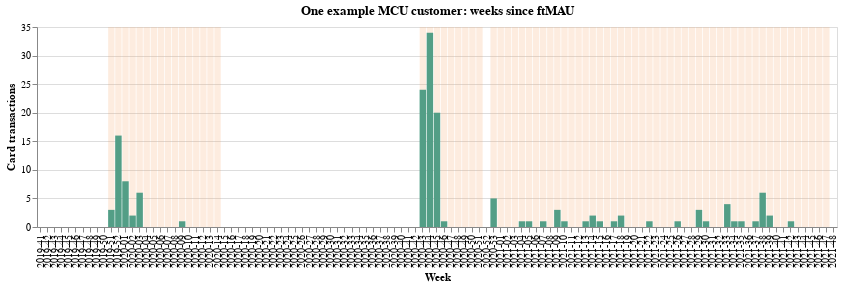

The notebook cell saved with this chart:
### Markdown cell above
## 1. Basic introduction to MCU <a name="1"></a>
Monthly card user (MCU) is a metric that displays customers who are active card users on a monthly basis. The metric can be directly comparable with monthly active user (MAU) because it is built with the same parameters. Anyone who understands the MAU concept should find MCU easy, because it's exactly the same, but just limited to card transactions.

### 1.1. Term definitions <a name="11"></a>

- **MCU** - monthly card user. A customer who has made at least one card transaction in the past 35 days.
- **ftMAU** - first time MAU. A customer who topped up. First time MAU is always a topup of the account. This is important in this context, because a customer who topped up becomes ready to use their card.
- **Activity period** - a stretch of time, where the customer had an MCU status. During this time the customer must have at least one card transaction every 35 days. Note that the activity period ends 35 days after the last transaction.
- **Card transaction** - a card transaction for MCU is an Authorisation Attempt (AA). We take AAs because of several reasons: AA shows customer agreement to pay, therefore marks activity; AA timestamp is closer to the actual transaction time than PT; MAU is also based on AA transactions, so it allows equal comparison of these two.
- **MCU/lifespan ratio** - the percentage of time one customer spends with an MCU status.

### 1.2. Customer example <a name="12"></a>
Below you can see one example of a customer and his MCU status. Orange color indicates weeks when the customer was an MCU. Green bars display the card transactions this customer made. This chart spans during the whole lifetime of the customer - (s)he joined N26 on week 2019-41 and made their first card transaction on week 2019-51.

### Code cell
base = alt.Chart(customer_example_1).encode(x=alt.X("week:O", title="Week"))

activity_bar = base.mark_bar(color="#f4a261", opacity=0.2).encode(
    y=alt.Y("mcu:Q", axis=None)
)

tx_bar = base.mark_bar(color="#2a9d8f", opacity=1).encode(
    y=alt.Y("card_transactions:Q", title="Card transactions")
)


alt.layer(tx_bar, activity_bar).properties(
    width=800, height=200, title="One example MCU customer: weeks since ftMAU"
).resolve_scale(y="independent")

### Figure 1 — Vega-Lite specification as saved in the notebook (floating-point values rounded to 4 significant figures)
{"config": {"view": {"continuousWidth": 400, "continuousHeight": 300}}, "layer": [{"mark": {"type": "bar", "color": "#2a9d8f", "opacity": 1}, "encoding": {"x": {"type": "ordinal", "field": "week", "title": "Week"}, "y": {"type": "quantitative", "field": "card_transactions", "title": "Card transactions"}}}, {"mark": {"type": "bar", "color": "#f4a261", "opacity": 0.2}, "encoding": {"x": {"type": "ordinal", "field": "week", "title": "Week"}, "y": {"type": "quantitative", "axis": null, "field": "mcu"}}}], "data": {"name": "data-2128920ec3f33ee136413ba5d9543345"}, "height": 200, "resolve": {"scale": {"y": "independent"}}, "title": "One example MCU customer: weeks since ftMAU", "width": 800, "$schema": "https://vega.github.io/schema/vega-lite/v4.8.1.json", "datasets": {"data-2128920ec3f33ee136413ba5d9543345": [{"week": "2019-43", "mcu": 0, "card_transactions": 0}, {"week": "2021-19", "mcu": 1, "card_transactions": 0}, {"week": "2020-01", "mcu": 1, "card_transactions": 8}, {"week": "2020-42", "mcu": 0, "card_transactions": 0}, {"week": "2021-16", "mcu": 1, "card_transactions": 0}, {"week": "2021-29", "mcu": 1, "card_transactions": 3}, {"week": "2020-06", "mcu": 1, "card_transactions": 0}, {"week": "2020-46", "mcu": 1, "card_transactions": 1}, {"week": "2020-38", "mcu": 0, "card_transactions": 0}, {"week": "2021-45", "mcu": 1, "card_transactions": 0}, {"week": "2021-08", "mcu": 1, "card_transactions": 0}, {"week": "2020-30", "mcu": 0, "card_transactions": 0}, {"week": "2021-06", "mcu": 1, "card_transactions": 0}, {"week": "2021-11", "mcu": 1, "card_transactions": 0}, {"week": "2020-39", "mcu": 0, "card_transactions": 0}, {"week": "2020-03", "mcu": 1, "card_transactions": 6}, {"week": "2020-04", "mcu": 1, "card_transactions": 0}, {"week": "2021-24", "mcu": 1, "card_transactions": 0}, {"week": "2021-42", "mcu": 1, "card_transactions": 1}, {"week": "2019-48", "mcu": 0, "card_transactions": 0}, {"week": "2021-27", "mcu": 1, "card_transactions": 0}, {"week": "2020-09", "mcu": 1, "card_transactions": 1}, {"week": "2021-12", "mcu": 1, "card_transactions": 0}, {"week": "2020-36", "mcu": 0, "card_transactions": 0}, {"week": "2021-33", "mcu": 1, "card_transactions": 4}, {"week": "2021-18", "mcu": 1, "card_transactions": 2}, {"week": "2021-35", "mcu": 1, "card_transactions": 1}, {"week": "2020-51", "mcu": 1, "card_transactions": 0}, {"week": "2020-22", "mcu": 0, "card_transactions": 0}, {"week": "2020-31", "mcu": 0, "card_transactions": 0}, {"week": "2021-36", "mcu": 1, "card_transactions": 0}, {"week": "2021-17", "mcu": 1, "card_transactions": 1}, {"week": "2020-16", "mcu": 0, "card_transactions": 0}, {"week": "2021-04", "mcu": 1, "card_transactions": 1}, {"week": "2020-44", "mcu": 1, "card_transactions": 34}, {"week": "2021-37", "mcu": 1, "card_transactions": 1}, {"week": "2020-53", "mcu": 1, "card_transactions": 5}, {"week": "2021-26", "mcu": 1, "card_transactions": 1}, {"week": "2021-46", "mcu": 1, "card_transactions": 0}, {"week": "2020-47", "mcu": 1, "card_transactions": 0}, {"week": "2021-32", "mcu": 1, "card_transactions": 0}, {"week": "2020-08", "mcu": 1, "card_transactions": 0}, {"week": "2020-11", "mcu": 1, "card_transactions": 0}, {"week": "2021-13", "mcu": 1, "card_transactions": 1}, {"week": "2020-40", "mcu": 0, "card_transactions": 0}, {"week": "2020-19", "mcu": 0, "card_transactions": 0}, {"week": "2021-41", "mcu": 1, "card_transactions": 0}, {"week": "2021-34", "mcu": 1, "card_transactions": 1}, {"week": "2021-23", "mcu": 1, "card_transactions": 0}, {"week": "2021-47", "mcu": 1, "card_transactions": 0}, {"week": "2019-44", "mcu": 0, "card_transactions": 0}, {"week": "2019-49", "mcu": 0, "card_transactions": 0}, {"week": "2020-14", "mcu": 1, "card_transactions": 0}, {"week": "2020-34", "mcu": 0, "card_transactions": 0}, {"week": "2019-52", "mcu": 1, "card_transactions": 16}, {"week": "2021-28", "mcu": 1, "card_transactions": 0}, {"week": "2019-47", "mcu": 0, "card_transactions": 0}, {"week": "2021-48", "mcu": 0, "card_transactions": 0}, {"week": "2021-01", "mcu": 1, "card_transactions": 0}, {"week": "2020-07", "mcu": 1, "card_transactions": 0}, {"week": "2020-50", "mcu": 1, "card_transactions": 0}, {"week": "2020-12", "mcu": 1, "card_transactions": 0}, {"week": "2021-05", "mcu": 1, "card_transactions": 1}, {"week": "2021-40", "mcu": 1, "card_transactions": 0}, {"week": "2021-31", "mcu": 1, "card_transactions": 0}, {"week": "2021-21", "mcu": 1, "card_transactions": 0}, {"week": "2021-03", "mcu": 1, "card_transactions": 0}, {"week": "2020-49", "mcu": 1, "card_transactions": 0}, {"week": "2021-07", "mcu": 1, "card_transactions": 1}, {"week": "2020-28", "mcu": 0, "card_transactions": 0}, {"week": "2021-20", "mcu": 1, "card_transactions": 0}, {"week": "2020-02", "mcu": 1, "card_transactions": 2}, {"week": "2019-46", "mcu": 0, "card_transactions": 0}, {"week": "2020-17", "mcu": 0, "card_transactions": 0}, {"week": "2020-35", "mcu": 0, "card_transactions": 0}, {"week": "2021-10", "mcu": 1, "card_transactions": 1}, {"week": "2021-09", "mcu": 1, "card_transactions": 3}, {"week": "2020-29", "mcu": 0, "card_transactions": 0}, {"week": "2020-43", "mcu": 1, "card_transactions": 24}, {"week": "2020-27", "mcu": 0, "card_transactions": 0}, {"week": "2021-02", "mcu": 1, "card_transactions": 0}, {"week": "2020-45", "mcu": 1, "card_transactions": 20}, {"week": "2020-20", "mcu": 0, "card_transactions": 0}, {"week": "2019-45", "mcu": 0, "card_transactions": 0}, {"week": "2020-26", "mcu": 0, "card_transactions": 0}, {"week": "2020-41", "mcu": 0, "card_transactions": 0}, {"week": "2020-24", "mcu": 0, "card_transactions": 0}, {"week": "2021-25", "mcu": 1, "card_transactions": 0}, {"week": "2019-50", "mcu": 0, "card_transactions": 0}, {"week": "2020-52", "mcu": 0, "card_transactions": 0}, {"week": "2020-33", "mcu": 0, "card_transactions": 0}, {"week": "2020-32", "mcu": 0, "card_transactions": 0}, {"week": "2021-15", "mcu": 1, "card_transactions": 1}, {"week": "2019-51", "mcu": 1, "card_transactions": 3}, {"week": "2020-23", "mcu": 0, "card_transactions": 0}, {"week": "2021-14", "mcu": 1, "card_transactions": 2}, {"week": "2021-22", "mcu": 1, "card_transactions": 1}, {"week": "2020-18", "mcu": 0, "card_transactions": 0}, {"week": "2020-13", "mcu": 1, "card_transactions": 0}, {"week": "2020-10", "mcu": 1, "card_transactions": 0}, {"week": "2020-21", "mcu": 0, "card_transactions": 0}, {"week": "2020-37", "mcu": 0, "card_transactions": 0}, {"week": "2021-38", "mcu": 1, "card_transactions": 6}, {"week": "2021-43", "mcu": 1, "card_transactions": 0}, {"week": "2021-44", "mcu": 1, "card_transactions": 0}, {"week": "2020-15", "mcu": 0, "card_transactions": 0}, {"week": "2019-42", "mcu": 0, "card_transactions": 0}, {"week": "2020-25", "mcu": 0, "card_transactions": 0}, {"week": "2020-48", "mcu": 1, "card_transactions": 0}, {"week": "2021-30", "mcu": 1, "card_transactions": 1}, {"week": "2021-39", "mcu": 1, "card_transactions": 2}, {"week": "2020-05", "mcu": 1, "card_transactions": 0}, {"week": "2019-41", "mcu": 0, "card_transactions": 0}]}}
